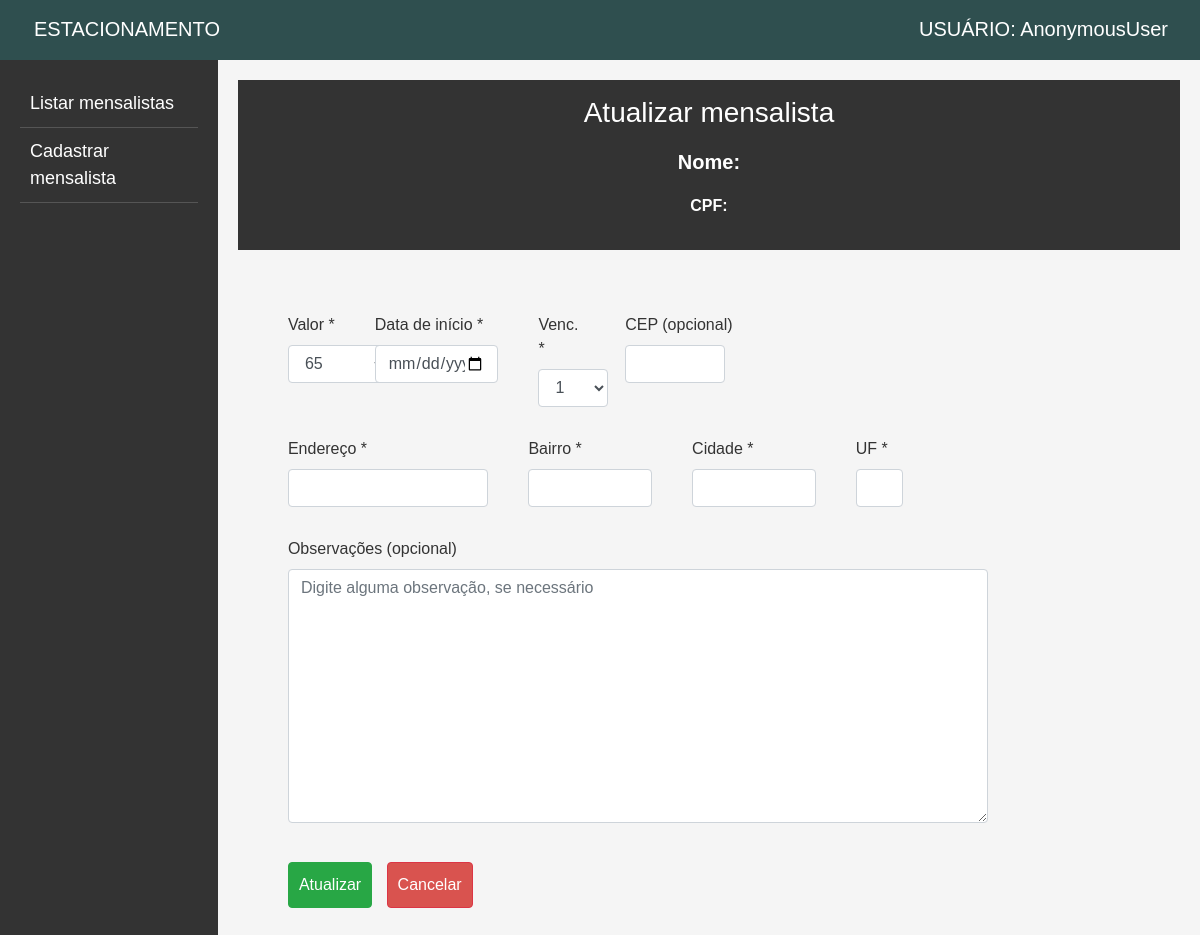
Page /atualizar_mensalista/1 on the earlier database version.
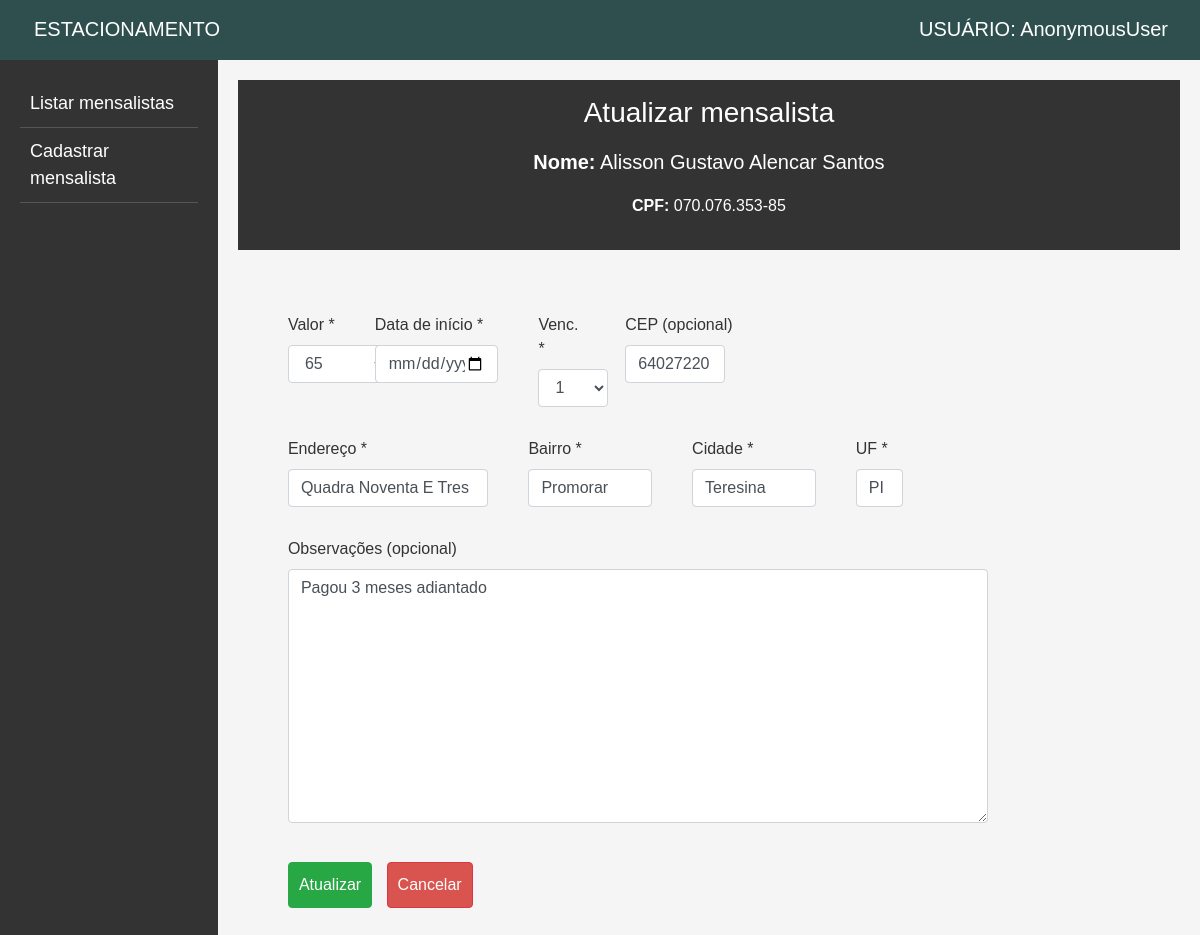
Same page on the later database version.
### app_estacionamento/models.py (models this page shows, shortened)
class Mensalista(models.Model):
    id = models.AutoField(primary_key=True)
    nome = models.CharField('Nome *', max_length=50)
    cpf = models.CharField('CPF *', max_length=14)
    valor = models.DecimalField('Valor *', max_digits=8, decimal_places=2)
    data_inicial = models.DateField('Data de início *')
    dia_vencimento = models.IntegerField('Dia de vencimento *')
    cep = models.CharField('CEP', max_length=9, blank=True)
    endereco = models.CharField('Endereço', max_length=255)
    bairro = models.CharField('Bairro', max_length=255)
    cidade = models.CharField('Cidade', max_length=255)
    uf = models.CharField('UF', max_length=2)
    obs = models.TextField('Observações', max_length=500, blank=True)

### app_estacionamento/views.py (the view)
# urls.py: path('atualizar_mensalista/<int:pk>', views.atualizar_mensalista, name='atualizar_mensalista'),
def atualizar_mensalista(request, pk):
    men = {
        'mensalista': Mensalista.objects.filter(pk=pk).first()
    }
    return render(request, 'atualizar.html', men)

### app_estacionamento/templates/atualizar.html (shortened to what this page needs)
{% extends 'base.html' %}
{% block cadastro %}
<header>
    <h3>Atualizar mensalista</h3>
    <h5><strong>Nome:</strong> {{mensalista.nome|title}}</h5>
    <p><strong>CPF:</strong> {{mensalista.cpf}}</p>
</header>
<br><br>
<form action="{% url 'atualizar' mensalista.id %}" method="post" class="form" autocomplete="off"
    style="margin-left: 50px;">
    <div class="row">
        <div class="col-md-1">
            <div class="form-group">
                <label for="id_valor">Valor *</label>
                <select class="form-control" id="id_valor" name="valor" style="width: 100px;">
                    <option value="65">65</option>
                </select>
            </div>
        </div>
        <div class="col-md-2">
            <div class="form-group">
                <label for="id_data_inicial">Data de início *</label>
                <input class="form-control" type="date" name="data_inicial" id="id_data_inicial" required>
            </div>
        </div>
        <div class="col-md-1">
            <div class="form-group">
                <label for="id_dia_vencimento">Venc. *</label>
                <select class="form-control" id="id_dia_vencimento" name="dia_vencimento" style="width: 70px;" >
                    <option value="1">1</option>
                </select>
            </div>
        </div>
        <div class="col-md-2">
            <div class="form-group">
                <label for="id_cep">CEP (opcional)</label>
                <input class="form-control" type="text" name="cep" id="id_cep" maxlength="8" style="width: 100px;"
                    value="{{ mensalista.cep }}">
            </div>
        </div>
    </div>
    <div class="row">
        <div class="col-md-3">
            <div class="form-group">
                <label for="id_endereco">Endereço *</label>
                <input class="form-control" type="text" name="endereco" id="id_endereco" maxlength="255" required
                    value="{{ mensalista.endereco|title }}">
            </div>
        </div>
        <div class="col-md-2">
            <div class="form-group">
                <label for="id_bairro">Bairro *</label>
                <input class="form-control" type="text" name="bairro" id="id_bairro" maxlength="255" required
                    value="{{ mensalista.bairro|title }}">
            </div>
        </div>
        <div class="col-md-2">
            <div class="form-group">
                <label for="id_cidade">Cidade *</label>
                <input class="form-control" type="text" name="cidade" id="id_cidade" maxlength="110" required
                    value="{{ mensalista.cidade|title }}">
            </div>
        </div>
        <div class="col-md-1">
            <div class="form-group">
                <label for="id_uf">UF *</label>
                <input class="form-control" type="text" name="uf" id="id_uf" maxlength="2" required
                    style="text-transform: uppercase;" value="{{ mensalista.uf }}">
            </div>
        </div>
    </div>
    <div>
        <div class="form-group">
            <label for="id_obs">Observações (opcional)</label>
            <textarea class="form-control" name="obs" id="id_obs" cols="10" rows="10" style="width: 700px;"
                placeholder="Digite alguma observação, se necessário">{{ mensalista.obs }}</textarea>
        </div>
    </div>
    <div class="form-group">
        <br>
        <button type="submit" class="btn btn-success">Atualizar</button>
        <a href="javascript:history.go(-1)" class="btn btn-danger">Cancelar</a>
    </div>
</form>
<br>
{% endblock %}

Differences in the rows shown:
added Mensalista: nome "Alisson Gustavo Alencar Santos", cpf "070.076.353-85", cep "64027220", endereco "Quadra Noventa E Tres", bairro "Promorar", cidade "Teresina", uf "pi", obs "Pagou 3 meses adiantado"
